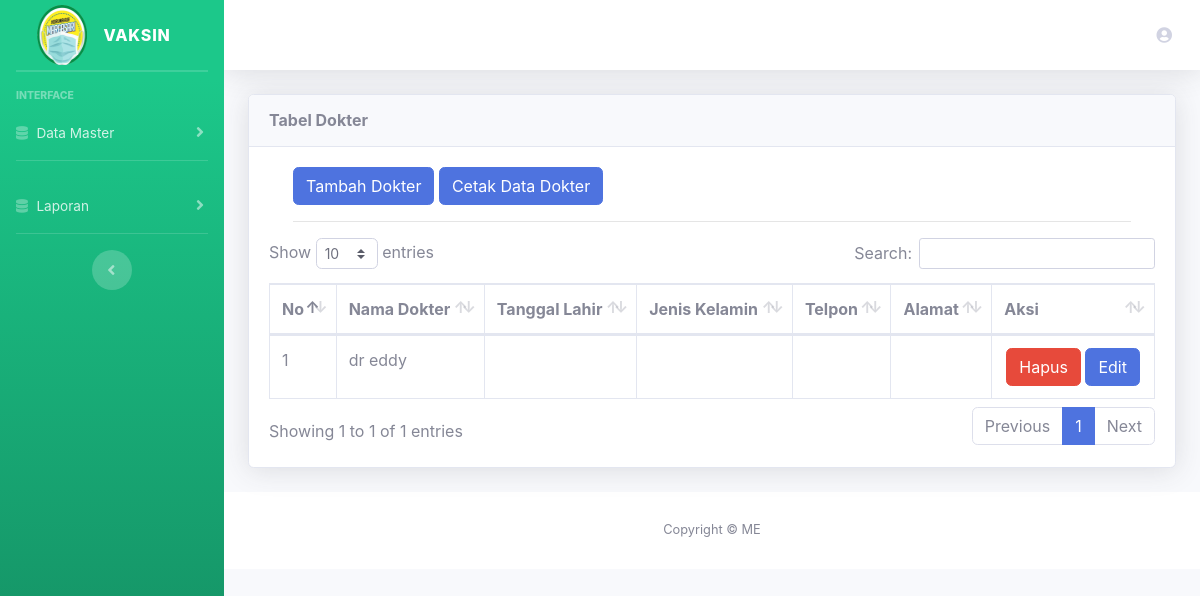
The app's page /index.php/admin/dokter, older data.
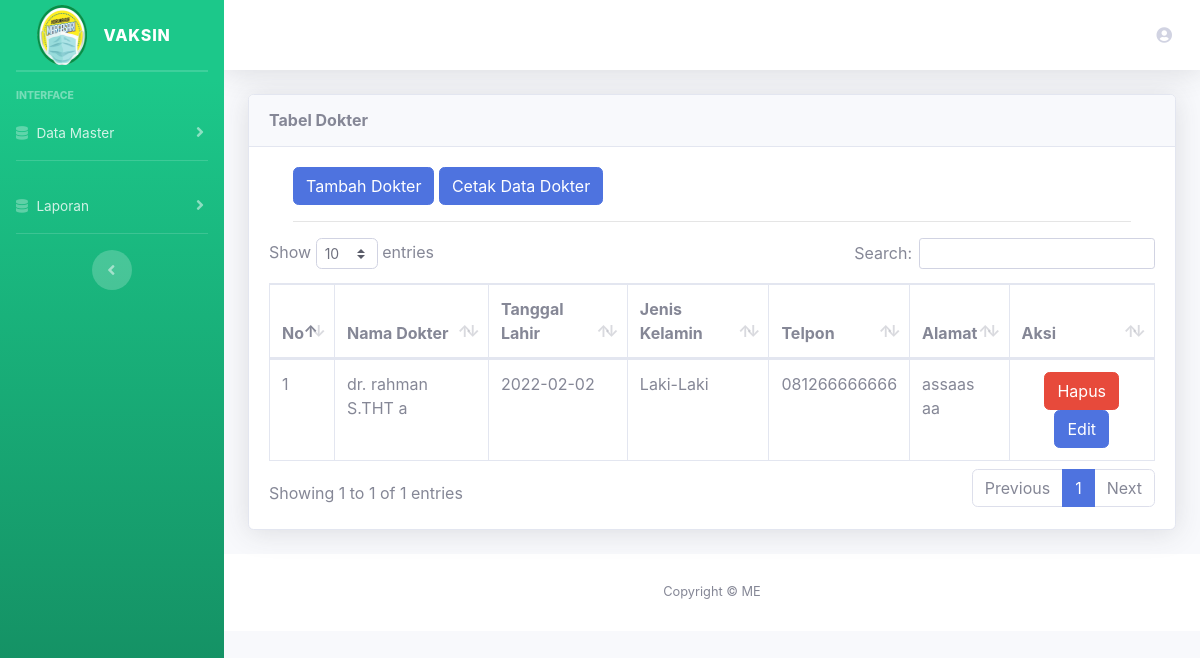
The same page, newer data.
### tables this page shows
CREATE TABLE `dokter` (
  `id_dokter` int(11) NOT NULL,
  `nama_dokter` varchar(255) NOT NULL,
  `ttl` varchar(20) NOT NULL,
  `alamat` varchar(255) NOT NULL,
  `telpon` varchar(20) NOT NULL,
  `jk` varchar(20) NOT NULL
);

### application/controllers/Admin.php (called while the page is built, shortened)
<?php
class Admin extends CI_Controller
{
    public function __construct()
    {
        $this->load->library('form_validation');
        $this->load->model('admin_m');
    }
    public function dokter()
    {
        $data['judul'] = 'Data Dokter';
        $data['nama'] = $this->session->userdata('nama');
        $data['data'] = $this->admin_m->get_all_dokter();
        $this->load->view('template/header', $data);
        $this->load->view('admin/dokter/data_dokter', $data);
        $this->load->view('template/footer');
    }
}

### index.php (called while the page is built, shortened)
<?php
require_once BASEPATH.'core/CodeIgniter.php';

### application/models/Admin_m.php (called while the page is built, shortened)
<?php
class Admin_m extends CI_Model
{
    public function get_all_dokter()
    {
        return $this->db->get('dokter')->result();
    }
}

### application/views/admin/dokter/data_dokter.php (the view)
<div class="container-fluid">
    <div class="card shadow mb-4">
        <div class="card-header py-3">
            <h6 class="m-0 font-weight-bold ">Tabel Dokter</h6>
        </div>
        <div class="card-body">
            <div class="table-responsive">
                <div class="container">
                    <a href="<?= base_url('admin/tambah_dokter') ?>" class="btn btn-primary">Tambah Dokter</a>
                    <a href="<?= base_url('admin/cetak_dokter') ?>" class="btn btn-primary">Cetak Data Dokter</a>
                    <hr>
                </div>
                <table class="table table-bordered" id="dataTable" width="100%" cellspacing="0">
                    <thead>
                        <tr>
                            <th>No</th>
                            <th>Nama Dokter</th>
                            <th>Tanggal Lahir</th>
                            <th>Jenis Kelamin</th>
                            <th>Telpon</th>
                            <th>Alamat</th>
                            <th>Aksi</th>
                        </tr>
                    </thead>
                    <tbody>
                        <?php
                        $nomor = 1;
                        foreach ($data as $x) { ?>
                            <tr>
                                <td><?= $nomor++; ?></td>
                                <td><?= $x->nama_dokter; ?></td>
                                <td><?= $x->ttl; ?></td>
                                <td><?= $x->jk; ?></td>
                                <td><?= $x->telpon; ?></td>
                                <td><?= $x->alamat; ?></td>
                                <td align="center">
                                    <a href="<?= base_url('admin/hapus_dokter/') . $x->id_dokter; ?>" onclick="return confirm('Yakin Hapus?')" class="btn btn-danger">Hapus</a>
                                    <a href="<?= base_url('admin/edit_dokter/') . $x->id_dokter; ?>" class="btn btn-primary">Edit</a>
                                </td>
                            </tr>
                        <?php } ?>
                    </tbody>
                </table>
            </div>
        </div>
    </div>
</div>

Row changes from the older to the newer data that the page shows:
removed dokter: nama_dokter "dr eddy"
added dokter: nama_dokter "dr. rahman S.THT a", ttl "2022-02-02", jk "Laki-Laki", telpon "081266666666", alamat "assaas aa"
